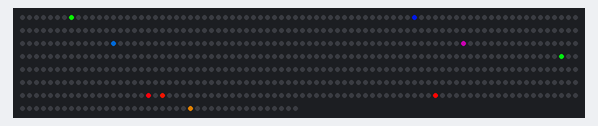
Bench run of a sketch on a simulated Arduino Uno, built with avr-gcc and run on an emulated ATmega328P. Shown: 600 RGB LEDs in strip order, left to right, continuing on the next row. Dim RGB values are drawn brighter than linear; random numbers use the default seed unless the sketch sets one; what the sketch prints to the serial monitor is not drawn.

Above: at 0.45 s.
At 4.47 s:
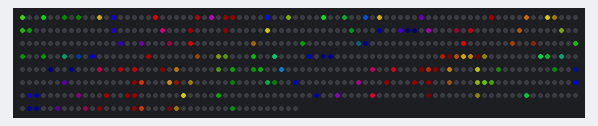
At 10.04 s:
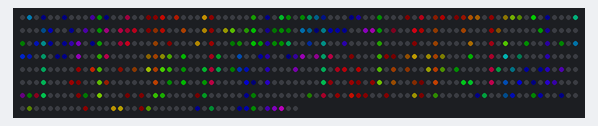
At 19.96 s:
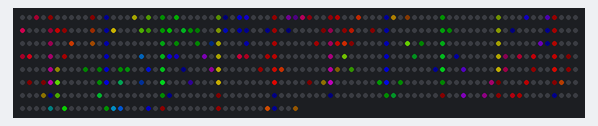
At 30.17 s:
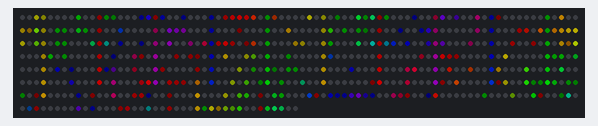
At 39.77 s:
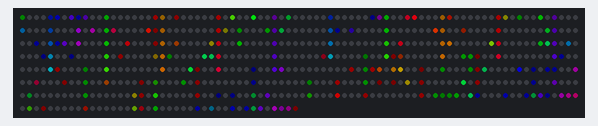

The sketch:

lantern-button.ino
```cpp
#include "FastLED.h"

#define LED_DT 7              // Data pin to connect to the strip.
#define COLOR_ORDER GRB       // Are they RGB, GRB or what??
#define LED_TYPE WS2812B // Don't forget to change LEDS.addLeds
uint8_t MAX_BRIGHT = 255;     // Overall brightness definition. It can be changed on the fly.
uint8_t hue = 50;                 // Starting hue.
bool firstTimeRunningThroughPattern = true;
#define NUM_LEDS 600         // Number of LED's.
struct CRGB leds[NUM_LEDS];   // Initialize our LED array.

void setup() {
  Serial.begin(57600);
  LEDS.addLeds<LED_TYPE, LED_DT, COLOR_ORDER>(leds, NUM_LEDS);
  FastLED.setBrightness(MAX_BRIGHT);
  set_max_power_in_volts_and_milliamps(5, 1000);
  pinMode(14, INPUT_PULLUP);
  digitalWrite(14, HIGH);
  randomSeed(analogRead(0));
  delay(50);
}

int on = true;
int numberOfLoopsPressed = 0;
int switchMode = 1;
int numberOfBrightnesses = 6;
int brightnesses [6] = { 0, 32, 64, 128, 200, 255 };
int brightnessIndex = 128;
uint8_t bright = 1;
int16_t newBright = brightnesses[brightnessIndex];

int getLevel() {
  switchMode = digitalRead(14);

  if (switchMode == 0) {
    numberOfLoopsPressed++;
  } else {
    if (numberOfLoopsPressed < 30 && numberOfLoopsPressed > 0) {
      brightnessIndex = (brightnessIndex + 1) % 6;
      newBright = brightnesses[brightnessIndex];
    }
    if (bright < newBright) {
      bright += min(255 - bright, 5);
    } else if (newBright == 0 && bright > 0) {
      bright -= min(bright, 5);
    }
    numberOfLoopsPressed = 0;
  }

  if (bright > 255) bright = 255;
  if (bright < 0) bright = 0;

  return bright;
}

void loop () {
  Serial.println("a");
  lanternPattern(brightnessIndex);
//  fill_solid(leds, NUM_LEDS, CHSV(hue, 255, 255));
//  hue++;
//  Serial.println(hue);
  FastLED.setBrightness(255);
  FastLED.show();
}
```

lanternPattern.ino
```cpp
int numberOfSparkles = 1;
bool increasing = true;

int curve(int value, int difference, int maximum) {
  if (value < maximum && increasing) {
    value += difference;
  } else if (value > 1) {
    value -= difference;
    increasing = false;
  } else {
    increasing = true;
    value += difference;
  }
  return value;
}

int upAndDownBy(int value, int difference) {
  return curve(value, difference, 20);
}

#define SNAKES_COUNT 10
uint16_t snakes[SNAKES_COUNT];
int snake = 0;

void changePattern() {
  hue += 180;
}

void lanternPattern(int level) {
  EVERY_N_MILLISECONDS(20) {
    for (int i = 0; i < SNAKES_COUNT; i++) {
      uint16_t j = snakes[i];
      if (j > 0) {
        leds[j] = CHSV(hue + ((NUM_LEDS - j) / 15) - (j * level / 20), 240, 255);
        snakes[i] += 8;
        if (snakes[i] >= NUM_LEDS) snakes[i] = 0;
      }
    }
  }

  EVERY_N_MILLISECONDS(2000) {
    snakes[snake] = random(7);
    snake++;
    if (snake >= SNAKES_COUNT) snake = 0;
    numberOfSparkles = curve(numberOfSparkles, 1, NUM_LEDS * 0.01);
  }

  fadeToBlackBy(leds, NUM_LEDS, 8);

  for (int i = 0; i < numberOfSparkles; i++) {
    int pos = random16(NUM_LEDS);
    if (!leds[pos]) {
      leds[pos] = CHSV(hue + (pos / 15) + (pos * level / 20), 240, 255);
    }
  }

  EVERY_N_MILLISECONDS(100) {
    hue += 1;
  }

//  delay(8);
}
```
